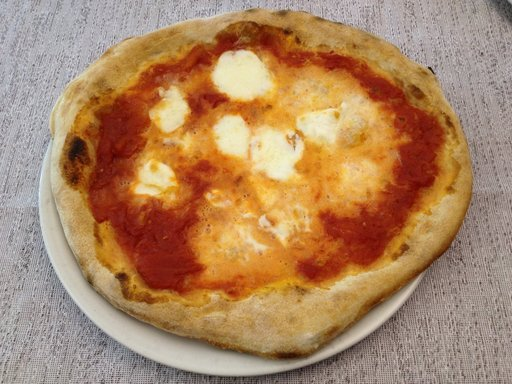
#> input picture Laboratory/Lab5_1_2/images/pizza/3699992.jpg, 512 x 384 px; its folder holds only this picture in this run
$ jupyter execute --allow-errors P5b_ArthurFont_AngelaSerrano.ipynb   (shell and % lines are left out)
#> lines starting #> are read from the running program, lines starting #| are printed output that depends on the picture
### Laboratory/Lab5_1_2/LM_filters.py
'''
The Leung-Malik (LM) Filter Bank, implementation in python

T. Leung and J. Malik. Representing and recognizing the visual appearance of
materials using three-dimensional textons. International Journal of Computer
Vision, 43(1):29-44, June 2001.

Reference: http://www.robots.ox.ac.uk/~vgg/research/texclass/filters.html
'''

import numpy as np
import matplotlib.pyplot as plt

def gaussian1d(sigma, mean, x, ord):
    x = np.array(x)
    x_ = x - mean
    var = sigma**2

    # Gaussian Function
    g1 = (1/np.sqrt(2*np.pi*var))*(np.exp((-1*x_*x_)/(2*var)))

    if ord == 0:
        g = g1
        return g
    elif ord == 1:
        g = -g1*((x_)/(var))
        return g
    else:
        g = g1*(((x_*x_) - var)/(var**2))
        return g

def gaussian2d(sup, scales):
    var = scales * scales
    shape = (sup,sup)
    n,m = [(i - 1)/2 for i in shape]
    x,y = np.ogrid[-m:m+1,-n:n+1]
    g = (1/np.sqrt(2*np.pi*var))*np.exp( -(x*x + y*y) / (2*var) )
    return g

def log2d(sup, scales):
    var = scales * scales
    shape = (sup,sup)
    n,m = [(i - 1)/2 for i in shape]
    x,y = np.ogrid[-m:m+1,-n:n+1]
    g = (1/np.sqrt(2*np.pi*var))*np.exp( -(x*x + y*y) / (2*var) )
    h = g*((x*x + y*y) - var)/(var**2)
    return h

def makefilter(scale, phasex, phasey, pts, sup):

    gx = gaussian1d(3*scale, 0, pts[0,...], phasex)
    gy = gaussian1d(scale,   0, pts[1,...], phasey)

    image = gx*gy

    image = np.reshape(image,(sup,sup))
    return image

def makeLMfilters():
    sup     = 49
    scalex  = np.sqrt(2) * np.array([1,2,3])
    norient = 6
    nrotinv = 12

    nbar  = len(scalex)*norient
    nedge = len(scalex)*norient
    nf    = nbar+nedge+nrotinv
    F     = np.zeros([sup,sup,nf])
    hsup  = (sup - 1)/2

    x = [np.arange(-hsup,hsup+1)]
    y = [np.arange(-hsup,hsup+1)]

    [x,y] = np.meshgrid(x,y)

    orgpts = [x.flatten(), y.flatten()]
    orgpts = np.array(orgpts)

    count = 0
    for scale in range(len(scalex)):
        for orient in range(norient):
            angle = (np.pi * orient)/norient
            c = np.cos(angle)
            s = np.sin(angle)
            rotpts = [[c+0,-s+0],[s+0,c+0]]
            rotpts = np.array(rotpts)
            rotpts = np.dot(rotpts,orgpts)
            F[:,:,count] = makefilter(scalex[scale], 0, 1, rotpts, sup)
            F[:,:,count+nedge] = makefilter(scalex[scale], 0, 2, rotpts, sup)
            count = count + 1

    count = nbar+nedge
    scales = np.sqrt(2) * np.array([1,2,3,4])

    for i in range(len(scales)):
        F[:,:,count]   = gaussian2d(sup, scales[i])
        count = count + 1

    for i in range(len(scales)):
        F[:,:,count] = log2d(sup, scales[i])
        count = count + 1

    for i in range(len(scales)):
        F[:,:,count] = log2d(sup, 3*scales[i])
        count = count + 1

    return F

# Call the make filter function
F = makeLMfilters()
print("LM filters imported, the shape of the filter bank is: ", F.shape)

### Laboratory/Lab5_1_2/P5b_ArthurFont_AngelaSerrano.ipynb
==============================================================================================
# Practicum 5 - Part 2

==============================================================================================

## Delivery

Up to **1 point out of 10** will be penalized if the following requirements are not fulfilled:

- Implemented code should be commented.

- The questions introduced in the exercises must be answered.

- Add title to the figures to explain what is displayed.

- Comments need to be in **english**.

- The deliverable must be a file named **P5_Student1_Student2.zip** that includes:
    - The notebook P5_Student1_Student2.ipynb completed with the solutions to the exercises and their corresponding comments.

**Deadline (Group A- Group F): November 30th, 23:00 h**

**Deadline (Group B): November 1st, 23:00 h**

==============================================================================================
##  Image search using textures
==============================================================================================

#### Problem we want to solve
- Given a query image **$x$** and a set of images **$X$** we would like to retreive the most similar to **$x$** images from  **$X$**.

The exercises of this notebook will show how we can perform image similarity search using:

**Part 1:**

- Gaussian filters
- Descriptors based on texture

**Part 2:**

- Distance between images and similarity search

### Imports

[cell 1]

import time
import scipy
import numpy as np
import skimage
from skimage import filters, img_as_ubyte
from skimage.io import imread, imsave
from skimage.color import rgb2gray, rgba2rgb
from skimage.transform import resize

from scipy.ndimage import convolve
import os
import matplotlib.pyplot as plt
import warnings

warnings.filterwarnings('ignore')

#import joblib  ##

# 1 Import previous functions

## Leung-Malik (LM) Filter Bank
We can apply a collection of multiple filters that we call a filter bank. Note that if we apply $D$ filters our feature vectors will be $D$ dimensional.

The following image shows a filter bank. In the filter bank we typically want filters to capture a combination of scales, orientations of different types of patterns. This particular filter bank is The Leung-Malik (LM) Filter Bank.

We import Leung-Malik filters as follows:

[cell 2]
import LM_filters

[cell 3]
filter_bank = LM_filters.makeLMfilters()
filter_bank.shape

### Plotting all filters

[cell 4]
n_filters = filter_bank.shape[-1]

fig, ax = plt.subplots(ncols=12, nrows=4, figsize=(15,3))

k = 0
for i in range(4):
    for j in range(12):
        ax[i,j].imshow(filter_bank[:,:,k], cmap = 'gray')
        ax[i,j].axis("off")
        k = k + 1
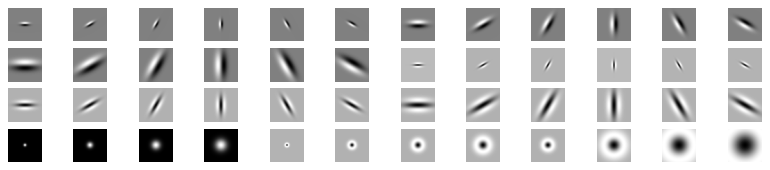
#> figure drawn by matplotlib, 48 panels

## Import functions

We need to use `extract_features()` and  `get_dataset_features()` from **Practicum 5 - Part 1**.

On the one hand, function `extract_features(image, filter_bank, n_filters)` returns a feature vector of shape `n_filters`, from the filter bank, using a  single image `image`

$$
\text{feat}(x) = \left( \text{mean}( |r_1|), \dots,\text{mean}(|r_D|) \right)
$$

[cell 5]
def extract_features(image, filter_bank, n_filters):
    features = np.zeros(n_filters)
    ## Complete this function
    for f in range (n_filters):
        filtro = filter_bank[:,:,f]
        result = abs(convolve(image, filtro))
        features[f] = result.mean()
    return features

On the other hand, function `get_dataset_features(all_images, filter_bank)`, that applies `extract_features()`, returns a matrix containing the feature vectors for all the images in a dataset.

[cell 6]
# [13 lines left out: function get_dataset_features, not called in this run]

**Hint: Please, check all the functions are well working before continuing!!!**

## Load & resize the dataset

**3.1** Similarly to **Practicum 5 - Part 1**, read all the images in the directories, **resized them to 250x250 pixels** and save the image in an array:

<ul>
    <li>./images/pizza/</li>
    <li>./images/flowers/</li>
    <li>./images/pets/</li>
</ul>

[cell 7]
# Your solution here
def load_resize(path):
#> called with path = './images/pizza/'
    collection = os.listdir(path)
    imgs = []
    for file in collection:
        img = imread(path + file)
#> img is the input picture: shape (384, 512, 3); mean R, G, B 172.3, 133.6, 98.7
        img = rgb2gray(img)
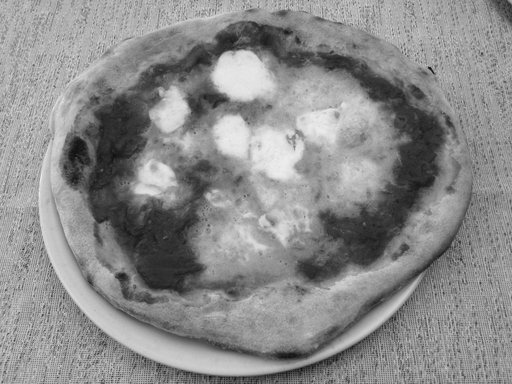
#> img: shape (384, 512) float64; min 0.0414, max 0.942, mean 0.546
        img = img_as_ubyte(img)
        img = resize(img, (250,250))
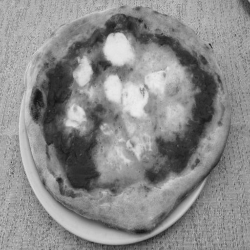
#> img: shape (250, 250) float64; min 0.0738, max 0.928, mean 0.547
        imgs.append(img)

    return imgs

[cell 8]
# Your solution here
pizza_images = load_resize("./images/pizza/")
#> pizza_images = 1 item
#> (the rest of this cell did not finish here and is left out)

pets_images = load_resize("./images/pets/")

#> (a cell that did not finish here is left out)

# 2 Retrieving the most similar images

## Similarity search

Let us assume $f(x) \in \mathbb{R}^D$ represents a set of features for $x$. Given a query image $x$ and another image $x^m$ from the database, we can compute the distance between images as
$$
\text{distance}\left( f(x) , \, f(x^m) \right) = \| \text{feat}(x)  - \text{feat}(x^m)  \|_2 =  \sqrt{ \sum_{d=1}^\text{D} \left( f(x)_d - f(x^m)_d  \right)^2 }
$$

then we can find the closest image $x^{m^*}$ from the database to $x$ as $m^* =  \text{argmin}_{m} \{ \| \text{feat}(x)  - \text{feat}(x^m)  \|_2 \}$

**3.2** Implement a function `retrieve_images(im, all_images, filter_bank, k=5)` to retrieve and visualize the `k` most similar images (according to the l2 norm) to `im` and the corresponding distances.

The input of this function need to be the images of interest `im`, the whole data set `all_images`, the filter bank and an integer value `k`, which defines the number of images to be shown.

The function should return the ordered vector of distances.

[cell 10]
# [21 lines left out: function retrieve_images, not called in this run]

Try your function using ``/images/pizza.jpg``.

[cell 11]
# Try your function
pizza = imread('./images/pizza.jpg')
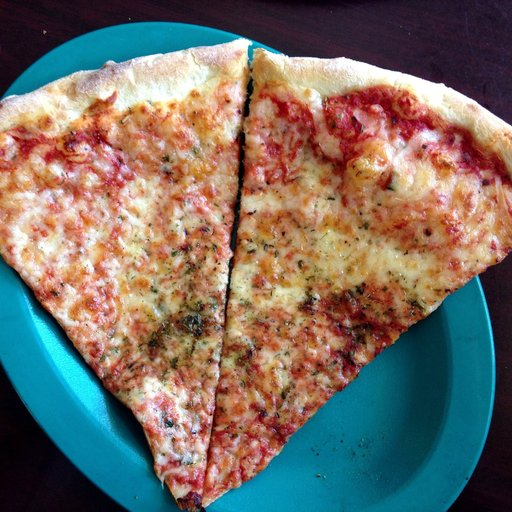
#> input picture Laboratory/Lab5_1_2/images/pizza.jpg, 512 x 512 px
#> pizza is the input picture: shape (512, 512, 3); mean R, G, B 118.5, 110.4, 101.9
#> (the rest of this cell did not finish here and is left out)

[cell 12]
# [11 lines left out: function show_images, not called in this run]

#> (a cell that did not finish here is left out)

#> (a cell that did not finish here is left out)

Plot the ordered distance vector

#> (a cell that did not finish here is left out)

**3.3** Try your function using a different number of closest images `k`.

#> (a cell that did not finish here is left out)

**3.4** (Optional) Try your function using ``/images/dog.jpg``, and ``/images/flower.jpg``

[cell 17]
# Your solution here

## Compute the accuracy of the algorithm: given a query image.

**3.5** Implement a function `accuracy(feature_vectors, class_labels, im_features, class_im,  k=5)`, which takes as input `feature_vectors`, the `class_labels` for the images (`0 = pizza`, `1 = flower` and `2 = pet`), the number of images to retrieve `k`, a query image (i.e. the feature vector for the image of interest) and the class of the query image `class_im`.

Returns as output the number of retrieved images that belong to class `class_im` divided by the total of images retrieved `k` (this is the accuracy).

**Hint**: Be careful to exclude the query image from the retrieved images (i.e. those cases in which `distance=0.0`)

[cell 18]
class_labels = np.concatenate((np.zeros(30), np.ones(28),  2*np.ones(29))).reshape(87,1)

[cell 19]
# [28 lines left out: function accuracy, not called in this run]

[cell 20]
# Read and transform image
im = imread('./images/pizza.jpg')
gray_image = rgb2gray(im)
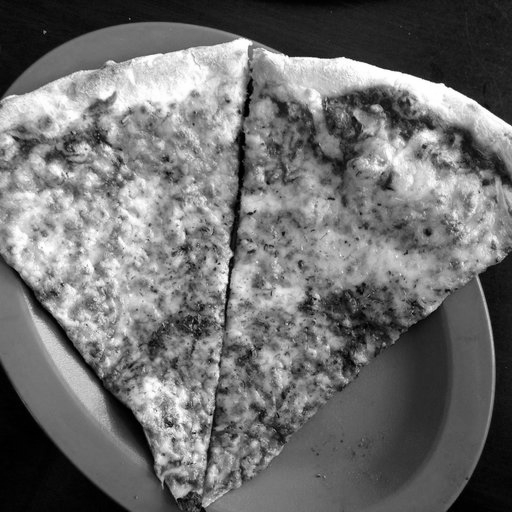
#> gray_image: shape (512, 512) float64; min 0, max 1, mean 0.437
gray_image = img_as_ubyte(gray_image)
reduced_image = resize(gray_image, (250,250))
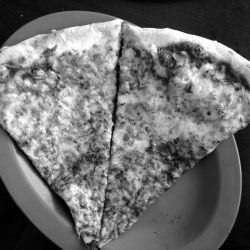
#> reduced_image: shape (250, 250) float64; min 0.00237, max 1, mean 0.437

# Get the features
im_features = extract_features(reduced_image, filter_bank, 12)
#> the loop in extract_features, `for f in range (n_filters):` made 12 passes
#> pass 1, in extract_features, `result = abs(convolve(image, filtro))`:
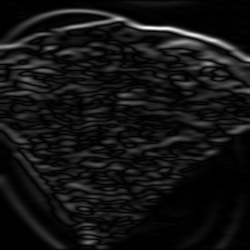
#> result: shape (250, 250) float64; min 2.06e-07, max 0.207, mean 0.0158; drawn with min black and max white
#> pass 2, in extract_features, `result = abs(convolve(image, filtro))`:
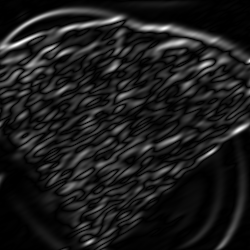
#> result: shape (250, 250) float64; min 8.66e-08, max 0.126, mean 0.0144; drawn with min black and max white
#> pass 3, in extract_features, `result = abs(convolve(image, filtro))`:
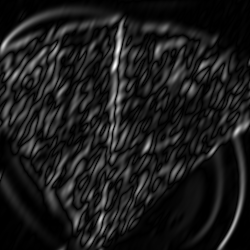
#> result: shape (250, 250) float64; min 9.25e-09, max 0.127, mean 0.0141; drawn with min black and max white
#> after the loop in extract_features, `for f in range (n_filters):`: features = [0.0158, 0.0144, 0.0141, 0.0158, 0.0171, 0.0173, 0.0101, 0.0086, 0.00795, 0.00868, 0.0099, 0.0107]
#> im_features has the same summary as features in extract_features
# Try your function
class_im = 0 # pizza
#> (the rest of this cell did not finish here and is left out)

Compute the accuracy with k=10 with the previous images. Does the accuracy match the images retrieved from the previous exercise?

[cell 21]
# Get the features
im_features = extract_features(reduced_image, filter_bank, 12)
# Try your function
class_im = 0 # pizza
#> (the rest of this cell did not finish here and is left out)

**R**: Yes, as we can see, the accuracy matches with the previous exercise.

**3.6** Modify (if necessary) functions `extract_features()` and `get_dataset_features()` in order to use only a given number of filters. Compute the accuracy using `n_filters=6`, `n_filters=18` and `n_filters=36`.

Comment the results.

[cell 22]
# Your solution here
# For n_filters=6
im_features = extract_features(reduced_image, filter_bank, 6)
#> im_features = [0.0158, 0.0144, 0.0141, 0.0158, 0.0171, 0.0173]
#> (the rest of this cell did not finish here and is left out)

[cell 23]
# For n_filters=18
im_features = extract_features(reduced_image, filter_bank, 18)
#> im_features = 18 values, max 0.0173 at index 5, min 0.00549 at index 14, mean 0.0106
#> (the rest of this cell did not finish here and is left out)

[cell 24]
# For n_filters=36
im_features = extract_features(reduced_image, filter_bank, 36)
#> im_features = 36 values, max 0.0173 at index 5, min 0.000926 at index 32, mean 0.00704
#> (the rest of this cell did not finish here and is left out)

**R**: Is expected that with more filters, the accuracy will be better. But for the closest 5 images (except the model), the accuracy doesn't have improved.

**3.7** (Optional) Try your function using other images and modifying the number of filters to be used.

**Hint:** You can use `im_features = feature_vectors[j]` and `class_im = class_labels[j]`, for a given `j` value, in order to simplify the problem, instead of recomputing the features for a new image. **Remember** to exclude the query image from the retrieved images!.

[cell 25]
# Your solution here

# 3 Image retrieval based on texture and color.

**3.8** Make a function ` lm_features_rgb`  that returns the features based on a color descriptor.

**Hint:** How will you define it? What should be the dimensonality of the new descriptor?.

[cell 26]
def load_resize_rgb(path):
#> called with path = './images/pizza/'
    collection = os.listdir(path)
    imgs = []
    for file in collection:
        img = imread(path + file)
        img = img_as_ubyte(img)
        img = resize(img, (250,250))
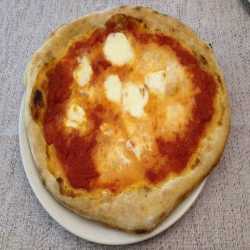
#> img: shape (250, 250, 3) float64; mean R, G, B 0.676, 0.524, 0.387
        imgs.append(img)

    return imgs

[cell 27]
# [13 lines left out: function lm_features_rgb, not called in this run]

[cell 28]
# Try your function
# Read original images
pizza_images = load_resize_rgb("./images/pizza/")
#> (the rest of this cell did not finish here and is left out)
